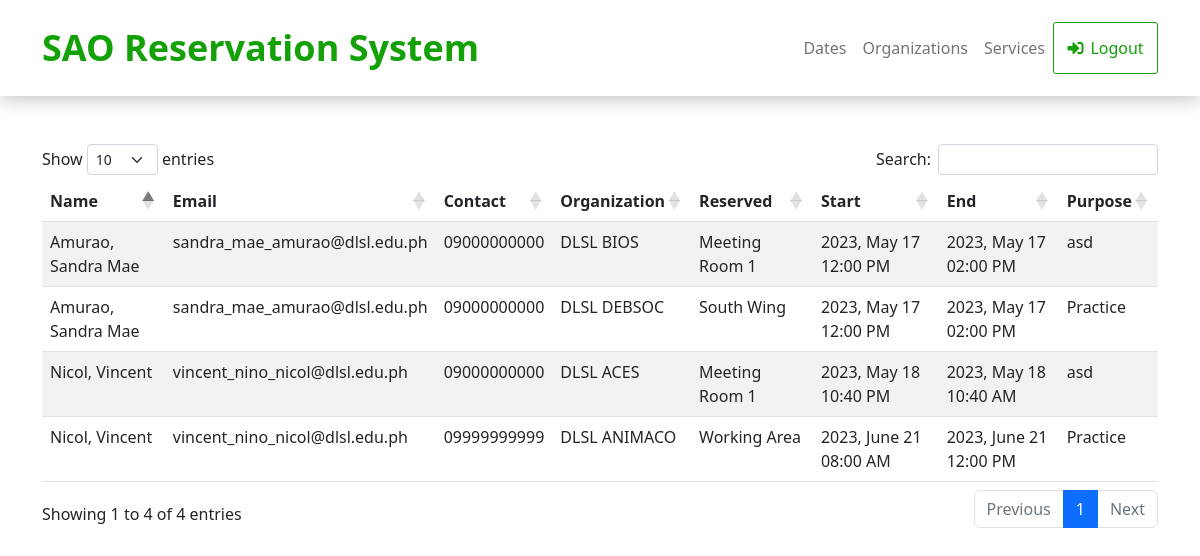
Page /admin/index.php (signed in) on the committed database.
### tables this page shows
CREATE TABLE `reservations` (
  `reservation_code` int(11) NOT NULL,
  `last_name` varchar(20) NOT NULL,
  `first_name` varchar(50) NOT NULL,
  `date_created` datetime NOT NULL DEFAULT CURRENT_TIMESTAMP,
  `email` varchar(50) NOT NULL,
  `contact` varchar(11) NOT NULL,
  `organization` varchar(50) NOT NULL,
  `services` varchar(50) NOT NULL,
  `date_reserved` date NOT NULL,
  `start_time` time NOT NULL,
  `end_time` time NOT NULL,
  `purpose` varchar(100) NOT NULL
);

### admin/index.php (the view, shortened to what this page needs)
<!doctype html>
<html lang="en">
    <head>
    <link href="https://cdn.jsdelivr.net/npm/bootstrap@5.3.0-alpha3/dist/css/bootstrap.min.css" rel="stylesheet">
    <link href="https://cdnjs.cloudflare.com/ajax/libs/twitter-bootstrap/5.2.0/css/bootstrap.min.css" rel="stylesheet">
    <link href="https://cdn.datatables.net/1.13.4/css/dataTables.bootstrap5.min.css" rel="stylesheet">
    <link rel="stylesheet" href="../assets/fonts/fontawesome-all.min.css">
    <link rel="stylesheet" href="../assets/fonts/font-awesome.min.css">
    <link rel="stylesheet" href="../assets/fonts/fontawesome5-overrides.min.css">
    <link rel="stylesheet" href="../assets/css/Dark-footer-with-social-media-icons.css">
    <link rel="stylesheet" href="../assets/css/Footer-with-social-media-icons.css">
    <link rel="stylesheet" href="../assets/css/Hero-Carousel-images.css">
    <link rel="stylesheet" href="../assets/css/Navbar-Right-Links-icons.css">
    <link rel="stylesheet" href="../assets/css/style1.css">
    </head>
    <body>
        <?php
            require_once("../connection.php");
        ?>
        <nav class="navbar navbar-light navbar-expand-md py-3" style="border-bottom-color: rgb(14,15,16);box-shadow: 0px 1px 20px rgb(183,183,183);">
        <div class="container"><a class="navbar-brand d-flex align-items-center" style="color: rgb(19,161,7);font-size: 36px;font-weight: bold;"><span style="color: rgb(19, 161, 7);">SAO Reservation System</span></a>
            <div class="collapse navbar-collapse" id="navcol-2">
                <ul class="navbar-nav ms-auto nav-pills">
                <li class="nav-item"><a class="nav-link" href="dates.php">Dates</a></li>
                <li class="nav-item"><a class="nav-link" href="orgs.php">Organizations</a></li>
                <li class="nav-item"><a class="nav-link" href="services.php">Services</a></li>
                </ul><a href="logout.php" style="color: rgb(19,161,7);border-width: 1px;border-style: solid;border-radius: 3px;padding: 13px;width: 105px;text-align: center;"><i class="fas fa-sign-in-alt" style="margin-right: 7px;"></i>Logout</a>
            </div>
        </div>
    </nav>
        <div class="container py-5">
            <table id="table" class="table table-striped" style="width:100%">
                <thead>
                    <tr>
                        <th>Name</th>
                        <th>Email</th>
                        <th>Contact</th>
                        <th>Organization</th>
                        <th>Reserved</th>
                        <th>Start</th>
                        <th>End</th>
                        <th>Purpose</th>
                    </tr>
                </thead>
                <tbody>
                    <?php
                        $sql = "SELECT * FROM reservations";
                        $results = mysql_query($sql, $con);
                        while($row = mysql_fetch_array($results))
                        {
                            echo "<tr>";
                            echo "<td>" . $row['last_name'] . ", " . $row['first_name'] . "</td>";
                            echo "<td>" . $row['email'] . "</td>";
                            echo "<td>" . $row['contact'] . "</td>";
                            echo "<td>" . $row['organization'] . "</td>";
                            echo "<td>" . $row['services'] . "</td>";
                            echo "<td>" . date('Y, F j', strtotime($row['date_reserved'])) . " " . date('h:i A', strtotime($row['start_time'])) . "</td>";
                            echo "<td>" . date('Y, F j', strtotime($row['date_reserved'])) . " " . date('h:i A', strtotime($row['end_time'])) . "</td>";
                            echo "<td>" . $row['purpose'] . "</td>";
                            echo "</tr>";
                        }
                    ?>
                </tbody>
            </table>
        </div>
    </body>
</html>

### rows in the picture
reservations: last_name "Amurao", first_name "Sandra Mae", email "sandra_mae_amurao@dlsl.edu.ph", contact "09000000000", organization "DLSL BIOS", services "Meeting Room 1", date_reserved "2023, May 17", start_time "12:00 PM", end_time "02:00 PM", purpose "asd"
reservations: last_name "Nicol", first_name "Vincent", email "vincent_nino_nicol@dlsl.edu.ph", contact "09000000000", organization "DLSL ACES", services "Meeting Room 1", date_reserved "2023, May 18", start_time "10:40 PM", end_time "10:40 AM", purpose "asd"
reservations: last_name "Amurao", first_name "Sandra Mae", email "sandra_mae_amurao@dlsl.edu.ph", contact "09000000000", organization "DLSL DEBSOC", services "South Wing", date_reserved "2023, May 17", start_time "12:00 PM", end_time "02:00 PM", purpose "Practice"
reservations: last_name "Nicol", first_name "Vincent", email "vincent_nino_nicol@dlsl.edu.ph", contact "09999999999", organization "DLSL ANIMACO", services "Working Area", date_reserved "2023, June 21", start_time "08:00 AM", end_time "12:00 PM", purpose "Practice"
